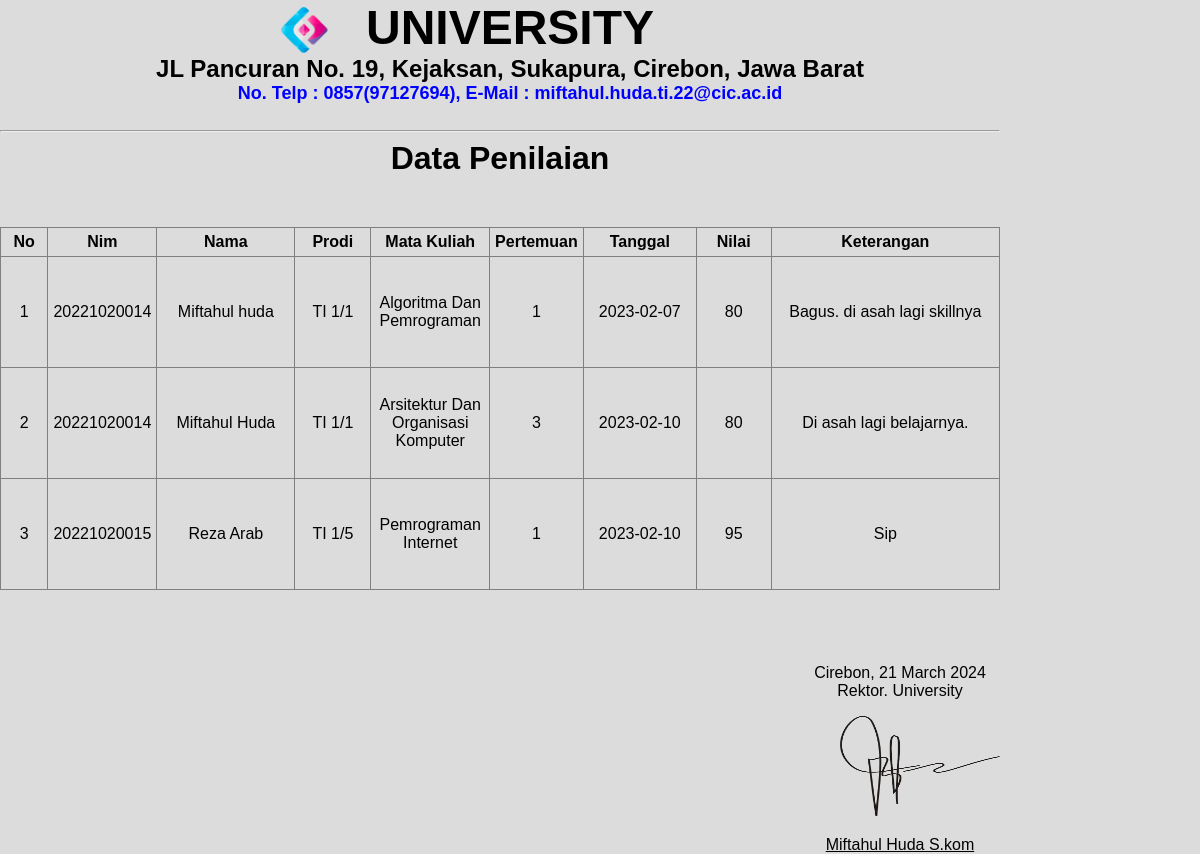
The page /dosen/data_penilaian/report.php on the database its author committed.
### tables this page shows
CREATE TABLE `tb_nilai` (
  `id_nilai` int(11) NOT NULL,
  `nim_nilai` bigint(50) NOT NULL,
  `nama_nilai` varchar(200) NOT NULL,
  `prodi_nilai` varchar(100) NOT NULL,
  `matkul_nilai` varchar(100) NOT NULL,
  `prtmn_nilai` int(10) NOT NULL,
  `tgl_nilai` date NOT NULL,
  `nilai` int(10) NOT NULL,
  `ket_nilai` text NOT NULL
);

### database/function.php (called while the page is built, shortened)
<?php
$db = mysqli_connect("localhost", "root", "", "university");
function query($query) {
    global $db;
    $result = mysqli_query($db, $query);
    $ruang = [];
    while( $brg = mysqli_fetch_assoc($result)) {
        $ruang[] = $brg;
    }
    return $ruang;
}

### dosen/data_penilaian/report.php (the view, shortened to what this page needs)
<?php
require "../../database/function.php";
$data_nilai = query("SELECT * FROM tb_nilai");
?>
<!DOCTYPE html>
<html lang="en">
  <head>
    <link rel="stylesheet" href="style1.css" />
    <link rel="stylesheet" href="https://unpkg.com/aos@next/dist/aos.css" />
  </head>
  <body onload="javascript:window.print()" style="margin: 0; width: 1000px">
    <img src="../../mahasiswa/pembayaran/kwitansi/asset/1.png" alt="" width="70px" height="70px" style="position: absolute; left: 267px; top: -6px" />
    <table width="90%" cellspacing="0" cellpadding="0" style="margin-left: 60px">
      <tr>
        <td>
          <div align="center">
            <font size="7"><b>UNIVERSITY</b></font>
          </div>
        </td>
      </tr>
      <tr>
        <td>
          <div align="center">
            <font size="5"><b>JL Pancuran No. 19, Kejaksan, Sukapura, Cirebon, Jawa Barat</b></font>
          </div>
        </td>
      </tr>
      <tr>
        <td>
          <div align="center">
            <font size="4" color="blue"><b>No. Telp : 0857(97127694), E-Mail : miftahul.huda.ti.22@cic.ac.id</b></font>
          </div>
        </td>
      </tr>
    </table>
    <br />
    <hr />
    <label>
      <font size="6">
        <center><b>Data Penilaian</b></center>
      </font>
    </label>
    <p>&nbsp;</p>
    <table rules="all" cellpadding="5" border="1" class="table-total">
    <thead>
          <tr>
            <th width="5%">No</th>
            <th width="10%">Nim</th>
            <th width="15%">Nama</th>
            <th width="8%">Prodi</th>
            <th width="12%">Mata Kuliah</th>
            <th width="5%">Pertemuan</th>
            <th width="12%">Tanggal</th>
            <th width="8%">Nilai</th>
            <th width="35%">Keterangan</th>
          </tr>
        </thead>
        <?php $i = 1; ?>
        <?php foreach($data_nilai as $dn) : ?>
        <tbody>
          <tr>
            <td height="100px"><?= $i; ?></td>
            <td><?= $dn['nim_nilai']; ?></td>
            <td><?= $dn['nama_nilai']; ?></td>
            <td><?= $dn['prodi_nilai']; ?></td>
            <td><?= $dn['matkul_nilai']; ?></td>
            <td><?= $dn['prtmn_nilai']; ?></td>
            <td><?= $dn['tgl_nilai']; ?></td>
            <td><?= $dn['nilai']; ?></td>
            <td><?= $dn['ket_nilai']; ?></td>
          </tr>
          <?php $i++; ?>
          <?php endforeach; ?>
        </tbody>
    </table>
    <p>&nbsp;</p>
    <table align="right" cellspacing="0" cellpadding="0">
      <tr>
        <td>
          <center>
            Cirebon,
            <?php echo date("d F Y") ?>
          </center>
        </td>
      </tr>
      <tr>
        <td>
          <center>Rektor. University</center>
          <img src="../../mahasiswa/pembayaran/kwitansi/asset/tanda_tangan1.png" alt="" width="160px" height="100px" style="margin-left: 40px" />
          <center><u>Miftahul Huda S.kom</u></center>
        </td>
      </tr>
    </table>
  </body>
</html>

### dosen/data_penilaian/style1.css (style rules this page uses)
body { margin: 0; padding: 0; font-family: Verdana, Geneva, Tahoma, sans-serif; background-color: gainsboro; }
.table-total { width: 100%; margin-bottom: 40px; text-align: center; }

### rows shown on the page
tb_nilai: nim_nilai "20221020014", nama_nilai "Miftahul huda", prodi_nilai "TI 1/1", matkul_nilai "Algoritma Dan Pemrograman", prtmn_nilai "1", tgl_nilai "2023-02-07", nilai "80", ket_nilai "Bagus. di asah lagi skillnya"
tb_nilai: nim_nilai "20221020014", nama_nilai "Miftahul Huda", prodi_nilai "TI 1/1", matkul_nilai "Arsitektur Dan Organisasi Komputer", prtmn_nilai "3", tgl_nilai "2023-02-10", nilai "80", ket_nilai "Di asah lagi belajarnya."
tb_nilai: nim_nilai "20221020015", nama_nilai "Reza Arab", prodi_nilai "TI 1/5", matkul_nilai "Pemrograman Internet", prtmn_nilai "1", tgl_nilai "2023-02-10", nilai "95", ket_nilai "Sip"
